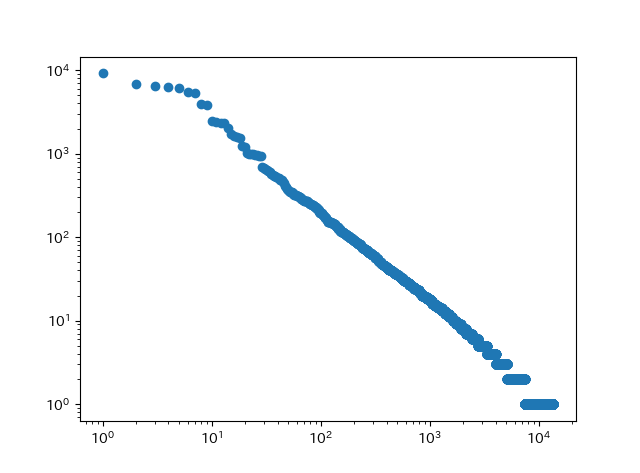

This figure's Python source:
import matplotlib.pyplot as plt
import japanize_matplotlib

results = []
with open('neko.txt.mecab',encoding='utf-8') as f:
    for line in f:
        surface = line.split('\t')
        if len(surface) == 2:
            attr = surface[1].split(',')
            result = {'surface':surface[0],'base':attr[6],'pos':attr[0],'pos1':attr[1]}
            results.append(result)

ans = {}
for result in results:
    if result['pos'] != '記号':
        if result['surface'] not in ans:
            ans[result['surface']] = 0
        ans[result['surface']] += 1
ans = sorted(ans.items(), key=lambda x:x[1], reverse=True)    

x = range(1,len(ans)+1)
y = [i[1] for i in ans]
plt.scatter(x,y) #散布図
plt.xscale('log') #スケールをlogにする
plt.yscale('log')
plt.show()
